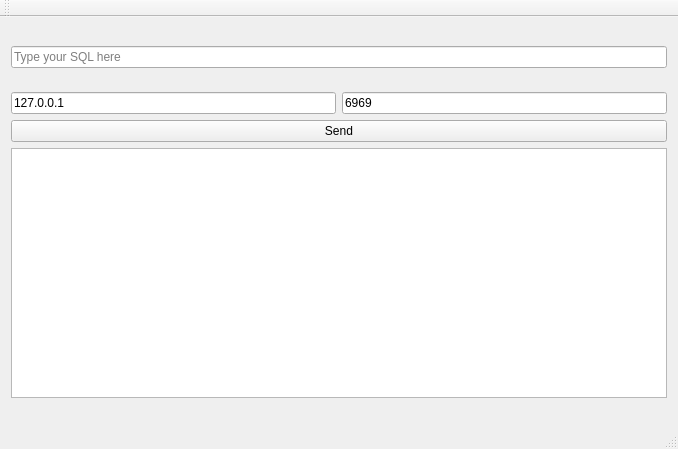
<?xml version="1.0" encoding="UTF-8"?>
<ui version="4.0">
 <class>MainWindow</class>
 <widget class="QMainWindow" name="MainWindow">
  <property name="geometry">
   <rect>
    <x>0</x>
    <y>0</y>
    <width>678</width>
    <height>449</height>
   </rect>
  </property>
  <property name="windowTitle">
   <string>MainWindow</string>
  </property>
  <widget class="QWidget" name="centralWidget">
   <layout class="QVBoxLayout" name="verticalLayout_2">
    <item>
     <widget class="QLineEdit" name="sqlInput">
      <property name="readOnly">
       <bool>false</bool>
      </property>
      <property name="placeholderText">
       <string>Type your SQL here</string>
      </property>
     </widget>
    </item>
    <item>
     <layout class="QVBoxLayout" name="verticalLayout">
      <item>
       <layout class="QHBoxLayout" name="horizontalLayout">
        <item>
         <widget class="QLineEdit" name="hostInput">
          <property name="text">
           <string>127.0.0.1</string>
          </property>
         </widget>
        </item>
        <item>
         <widget class="QLineEdit" name="portInput">
          <property name="text">
           <string>6969</string>
          </property>
         </widget>
        </item>
       </layout>
      </item>
      <item>
       <widget class="QPushButton" name="sendBtn">
        <property name="text">
         <string>Send</string>
        </property>
       </widget>
      </item>
      <item>
       <widget class="QTextEdit" name="messages">
        <property name="maximumSize">
         <size>
          <width>16777215</width>
          <height>250</height>
         </size>
        </property>
        <property name="readOnly">
         <bool>true</bool>
        </property>
        <property name="placeholderText">
         <string/>
        </property>
       </widget>
      </item>
     </layout>
    </item>
   </layout>
  </widget>
  <widget class="QMenuBar" name="menuBar">
   <property name="geometry">
    <rect>
     <x>0</x>
     <y>0</y>
     <width>678</width>
     <height>30</height>
    </rect>
   </property>
  </widget>
  <widget class="QToolBar" name="mainToolBar">
   <attribute name="toolBarArea">
    <enum>TopToolBarArea</enum>
   </attribute>
   <attribute name="toolBarBreak">
    <bool>false</bool>
   </attribute>
  </widget>
  <widget class="QStatusBar" name="statusBar"/>
 </widget>
 <layoutdefault spacing="6" margin="11"/>
 <resources/>
 <connections/>
</ui>
